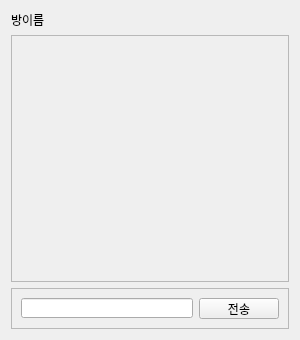
<?xml version="1.0" encoding="UTF-8"?>
<ui version="4.0">
 <class>Form</class>
 <widget class="QWidget" name="Form">
  <property name="geometry">
   <rect>
    <x>0</x>
    <y>0</y>
    <width>300</width>
    <height>340</height>
   </rect>
  </property>
  <property name="minimumSize">
   <size>
    <width>300</width>
    <height>340</height>
   </size>
  </property>
  <property name="maximumSize">
   <size>
    <width>300</width>
    <height>340</height>
   </size>
  </property>
  <property name="windowTitle">
   <string>Form</string>
  </property>
  <layout class="QVBoxLayout" name="verticalLayout">
   <item>
    <widget class="QLabel" name="label">
     <property name="text">
      <string>방이름</string>
     </property>
    </widget>
   </item>
   <item>
    <widget class="QScrollArea" name="scrollArea">
     <property name="widgetResizable">
      <bool>true</bool>
     </property>
     <widget class="QWidget" name="scrollAreaWidgetContents">
      <property name="geometry">
       <rect>
        <x>0</x>
        <y>0</y>
        <width>280</width>
        <height>255</height>
       </rect>
      </property>
     </widget>
    </widget>
   </item>
   <item>
    <widget class="QFrame" name="frame">
     <property name="frameShape">
      <enum>QFrame::StyledPanel</enum>
     </property>
     <property name="frameShadow">
      <enum>QFrame::Raised</enum>
     </property>
     <layout class="QHBoxLayout" name="horizontalLayout">
      <item>
       <widget class="QLineEdit" name="lineEdit">
        <property name="minimumSize">
         <size>
          <width>0</width>
          <height>20</height>
         </size>
        </property>
        <property name="maximumSize">
         <size>
          <width>16777215</width>
          <height>20</height>
         </size>
        </property>
        <property name="text">
         <string/>
        </property>
       </widget>
      </item>
      <item>
       <widget class="QPushButton" name="pushButton">
        <property name="minimumSize">
         <size>
          <width>0</width>
          <height>21</height>
         </size>
        </property>
        <property name="maximumSize">
         <size>
          <width>16777215</width>
          <height>20</height>
         </size>
        </property>
        <property name="text">
         <string>전송</string>
        </property>
       </widget>
      </item>
     </layout>
    </widget>
   </item>
  </layout>
 </widget>
 <resources/>
 <connections/>
</ui>
